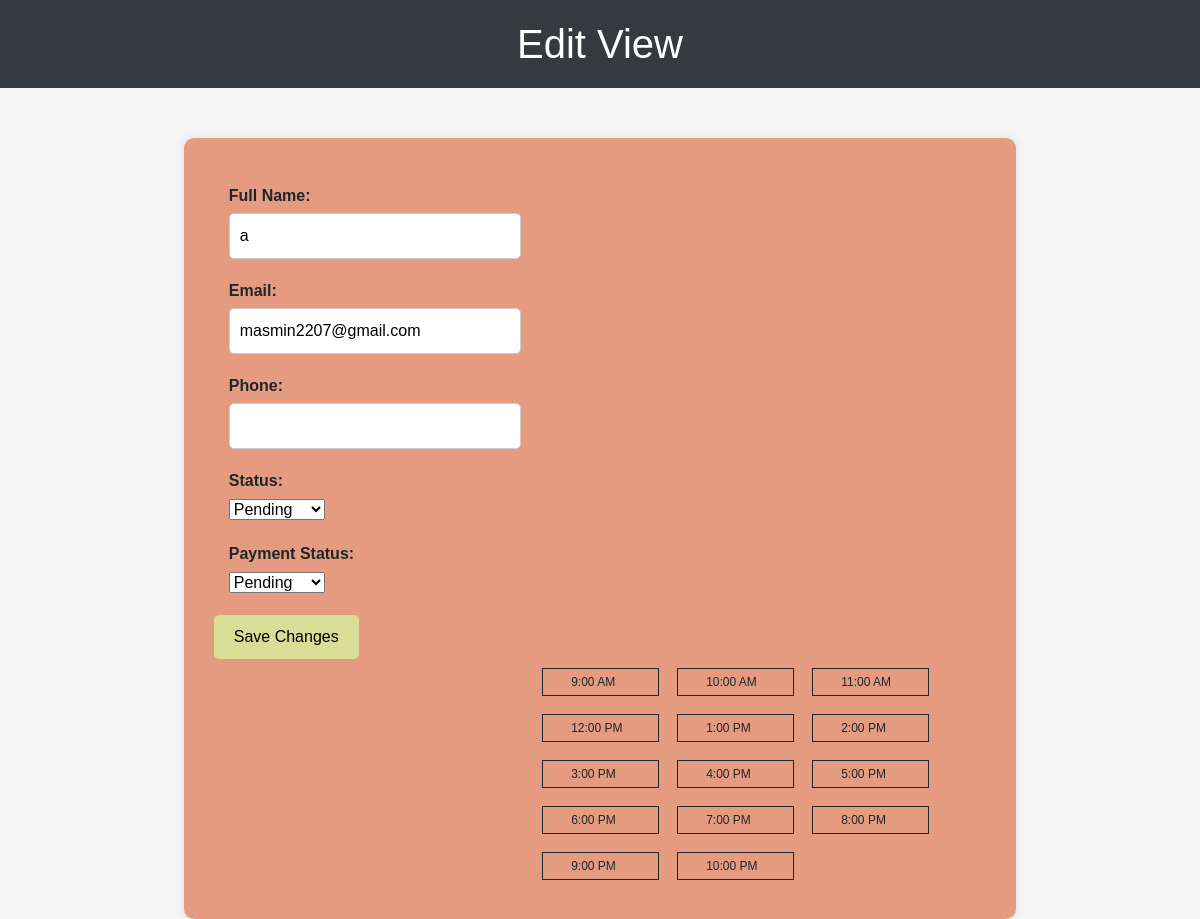
The app's page /edit_appointment/1, older data.
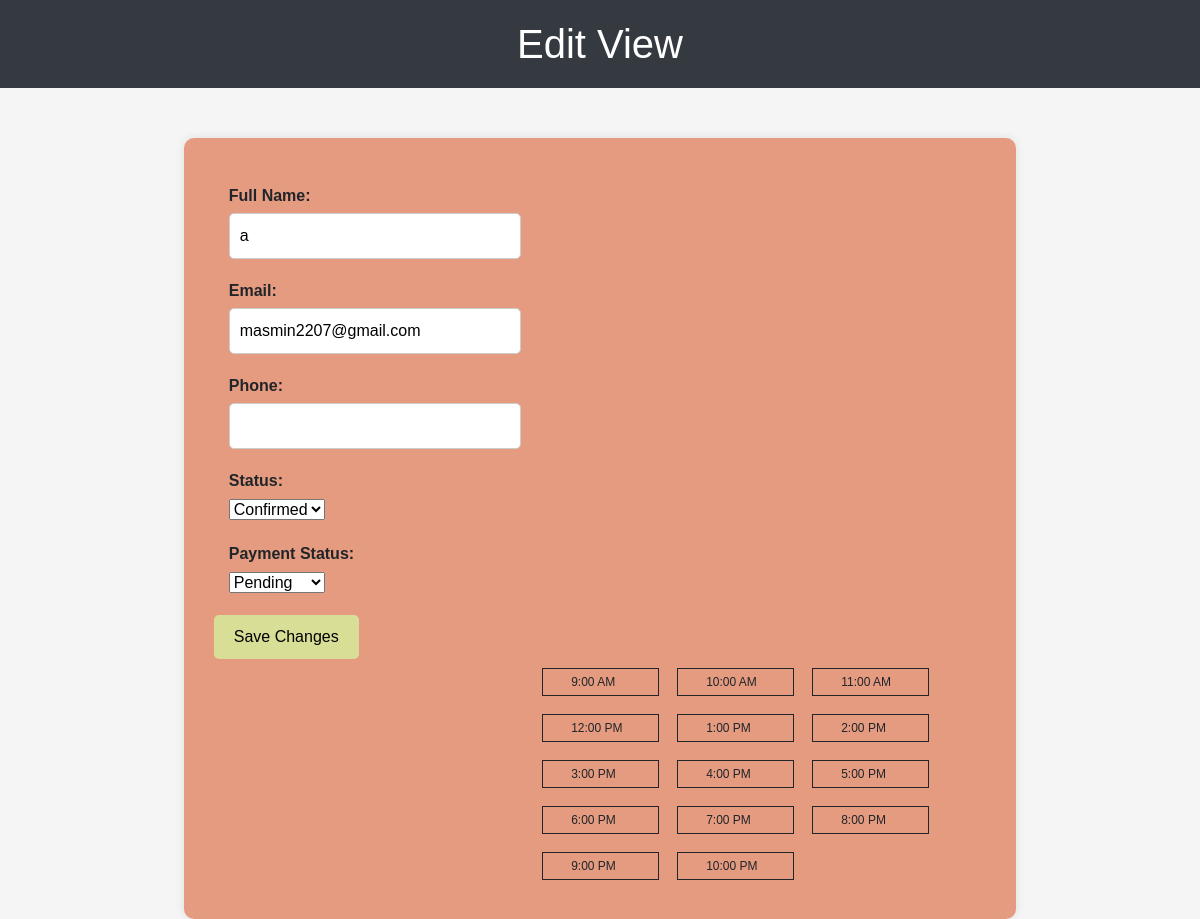
The same page, newer data.
### app.py (models this page shows)
class Appointment(db.Model):
    id = db.Column(db.Integer, primary_key=True)
    full_name = db.Column(db.String)
    email = db.Column(db.String)
    status = db.Column(db.String)
    payment_status = db.Column(db.String)
    date = db.Column(db.String)
    start_time = db.Column(db.String)  # Change the type to String
    end_time = db.Column(db.String)

### app.py (the view, shortened to what this page needs)
@app.route('/edit_appointment/<int:appointment_id>', methods=['GET', 'POST'])
def edit_appointment(appointment_id):
    appointment = Appointment.query.get(appointment_id)
    return render_template('edit_appointment.html', appointment=appointment)

### templates/edit_appointment.html (shortened to what the changed rows need)
<!DOCTYPE html>
<html>
<head>
    <link rel="stylesheet" href="https://stackpath.bootstrapcdn.com/bootstrap/4.5.2/css/bootstrap.min.css">
    <link rel="stylesheet"
        href="https://cdnjs.cloudflare.com/ajax/libs/bootstrap-datepicker/1.9.0/css/bootstrap-datepicker.min.css">
    <link rel="stylesheet"
        href="https://cdnjs.cloudflare.com/ajax/libs/bootstrap-datepicker/1.9.0/css/bootstrap-datepicker.min.css" />
</head>
<body>
    <h1>Edit View</h1>
    <section class="container">
        <div class="row goals-sec-pink">
            <div class="col-md-12">
                <form action="{{ url_for('edit_appointment', appointment_id=appointment.id) }}" method="post"
                    id="edit-form">
                    <div class="row contact-cont pt-0">
                        <div class="col-md-5">
                            <div class="form-group">
                                <label for="full_name">Full Name:</label>
                                <input type="text" name="full_name" value="{{ appointment.full_name }}" />
                            </div>
                            <div class="form-group">
                                <label for="email">Email:</label>
                                <input type="email" name="email" value="{{ appointment.email }}" />
                            </div>
                            <div class="form-group">
                                <label for="address">Status:</label>
                                <select name="status">
                                    <option value="pending" {% if appointment.status=='pending' %}selected{% endif %}>
                                        Pending</option>
                                    <option value="confirmed" {% if appointment.status=='confirmed' %}selected{% endif
                                        %}>Confirmed</option>
                                </select>
                            </div>
                            <div class="form-group">
                                <label for="address">Payment Status:</label>
                                <select name="payment_status">
                                    <option value="pending" {% if appointment.payment_status=='pending' %}selected{%
                                        endif %}>Pending</option>
                                </select>
                            </div>
                        </div>
                    </div>
            </div>
        </div>
    </section>

Row changes from the older to the newer data that the page shows:
changed Appointment "masmin2207@gmail.com": status "Pending" → "Confirmed"
